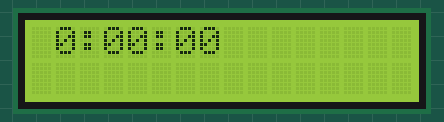
The sketch below on a simulated Arduino Uno, built with avr-gcc and run on an emulated ATmega328P. On the bench: 16×2 character LCD.

Above: at 0.1 s.
At 4.1 s:
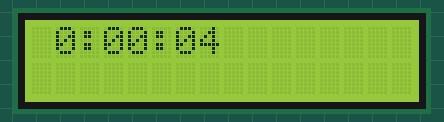
At 9.1 s:
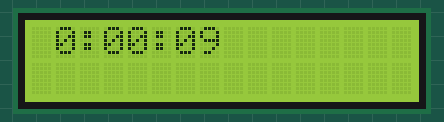
At 19.1 s:
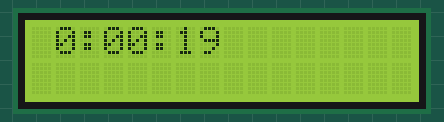
At 29.1 s:
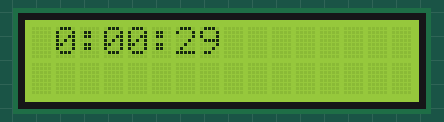
At 39.1 s:
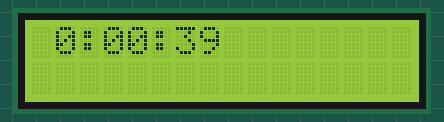

Measured:
- what the display in image 1 shows lasts 1.0 s, from 4.0 s to 5.0 s

The sketch:

LCD_Clock.ino
```cpp
/*
  Arduino LCD Clock Program
  Dev: Roland Liedtke
  Date: 30/12/2024
  LCD: justPi 16x2 with HD44780 driver
  Version: 1
*/

#include <LiquidCrystal.h>                    // LCD Library
#include <TimeLib.h>                          // Time Library

const byte lcd_RS = 2;
const byte lcd_EN = 3;
const byte lcd_D4 = 4;
const byte lcd_D5 = 5;
const byte lcd_D6 = 6;
const byte lcd_D7 = 7;
const byte lcd_COL = 16;
const byte lcd_ROW = 2;

byte sec;
byte min;
byte hours;
byte d;

LiquidCrystal lcd(lcd_RS, lcd_EN, lcd_D4, lcd_D5, lcd_D6, lcd_D7);    // Creates a variable of type LiquidCrystal(rs, {rw}, enable, d4, d5, d6, d7)


void setup() {
  lcd.begin(lcd_COL,lcd_ROW);                                         // Initializes the interface to the LCD screen
}


void loop() {
  time_t currentTime = now();                                          // Store the current time in currentTime variable

  sec = second(currentTime);
  min = minute(currentTime);
  hours = hour(currentTime);

  printTime();
}


void printTime() {
  lcd.home();
  if (hours < 10) {
    lcd.print(F(" "));
  }
  lcd.print(hours);

  lcd.print(F(":"));
  if (min < 10) {
    lcd.print(F("0"));
  }
  lcd.print(min);

  lcd.print(F(":"));
  if (sec < 10) {
    lcd.print(F("0"));
  }
  lcd.print(sec);
};
```
